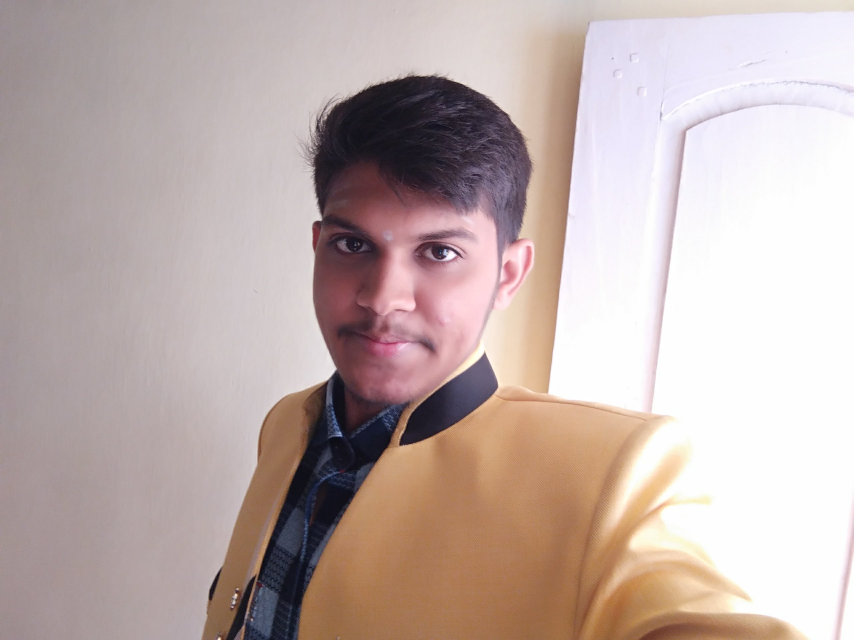
#> input picture me.jpg, 2560 x 1920 px (shown at 1/3 size)
$ python Rotate_img.py
#> lines starting #> are read from the running program, lines starting #| are printed output that depends on the picture
import cv2
import numpy

img = cv2.imread('me.jpg')
#> img is the input picture: shape (1920, 2560, 3); mean B, G, R 170.6, 174.4, 191.4
col = img.shape[1]
#> col = 2560
row = img.shape[0]
#> row = 1920
center = (col/2, row/2)
#> center = (1280, 960)
angle = 180
M = cv2.getRotationMatrix2D(center, angle, 1)  # 1 --> scale
rotate = cv2.warpAffine(img, M, (col, row))
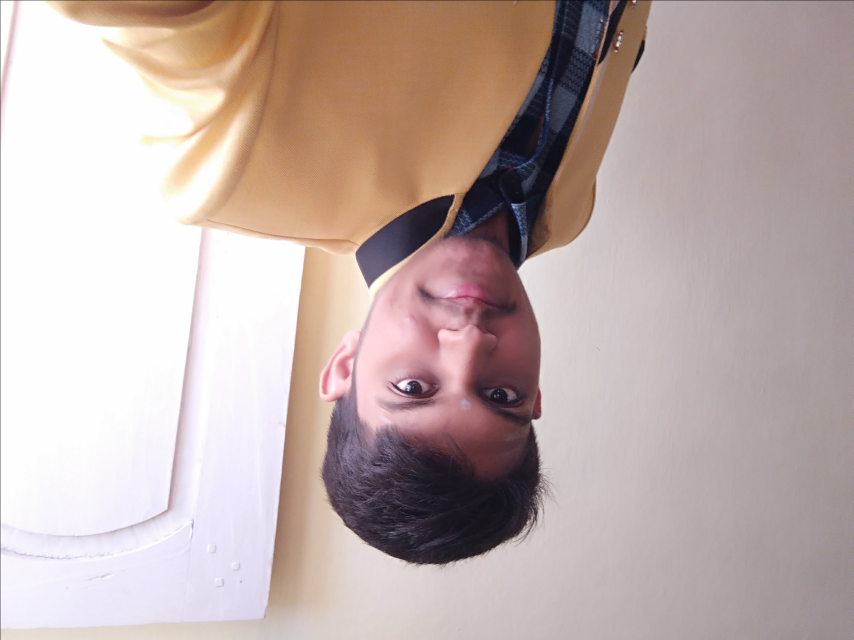
#> rotate: shape (1920, 2560, 3) (shown at 1/3 size); mean B, G, R 170.4, 174.3, 191.3

cv2.imwrite('rotate_img.jpg', rotate)
img = cv2.resize(rotate, (700, 500))
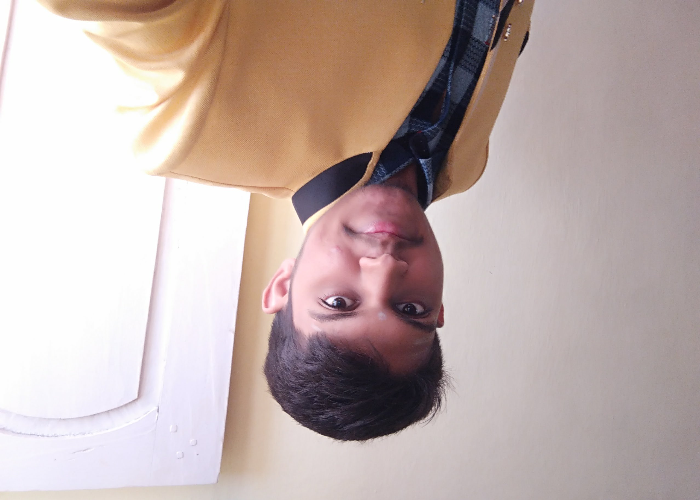
#> img: shape (500, 700, 3); mean B, G, R 170.5, 174.3, 191.4
cv2.imshow('rotated_image', img)
cv2.waitKey(0)
cv2.destroyAllWindows()
